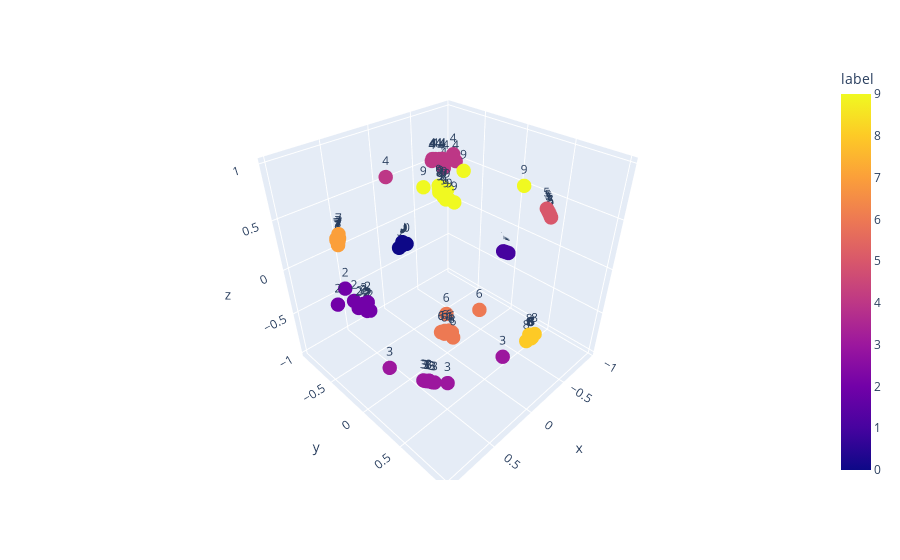

Source (notebook cell):
### Code cell
df = pd.DataFrame({'x': embeds[:, 0], 
                   'y': embeds[:, 1], 
                   'z': embeds[:, 2], 
                   'label': batch_labels.numpy()})

fig = px.scatter_3d(df, x='x', y='y', z='z',
                      color='label', text='label')
fig.update_traces(marker_size = 5)
fig.show()
